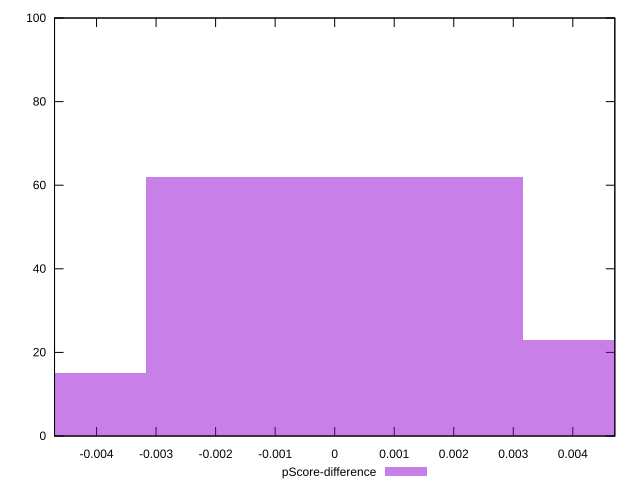

Write gnuplot code to recreate this figure.
reset

$pScoreDifference <<EOF
0 62
-0.00632703039112337 15
0.00632703039112337 23
EOF

set key outside below
set boxwidth 0.00632703039112337
set xrange [-0.004705882352941171:0.004705882352941226]
set yrange [0:100]
set trange [0:100]
set style fill transparent solid 0.5 noborder
set terminal svg size 640, 490 enhanced background rgb 'white'
set output "report_00009_2021-02-08T22-37-41.559Z/unused-javascript/samples/pages+cached/pScore-difference/histogram.svg"

plot $pScoreDifference title "pScore-difference" with boxes

reset
